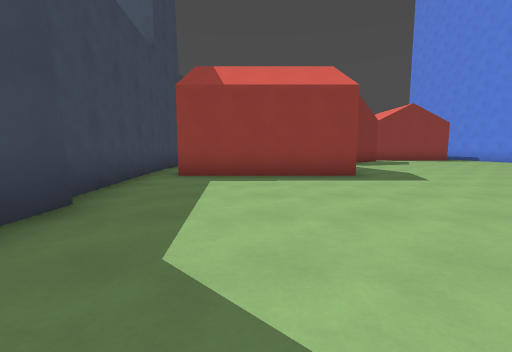
view 1 (above)

17 first-person views from a walk through a Godot game level. The camera is 1.2 m above the floor, tilts 6° down and sees 90° across. The floor is counted in squares, 2 m on a side. Each view is taken from the middle of a square. On the plan, view 1 faces up. The plan holds only what a view shows up to about 9 squares ahead; the rest is blank. The place goes on beyond the plan.

view 2
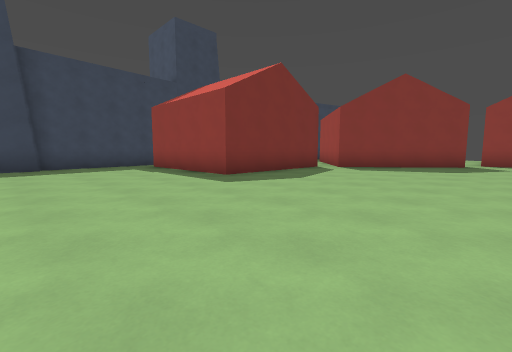

view 3
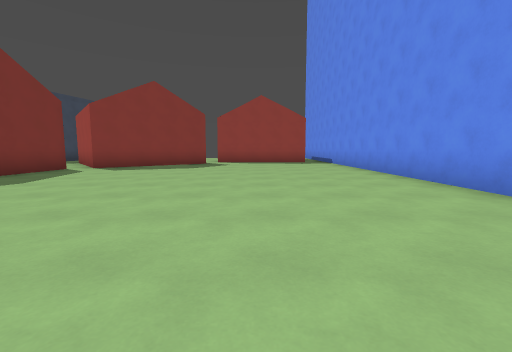

view 4
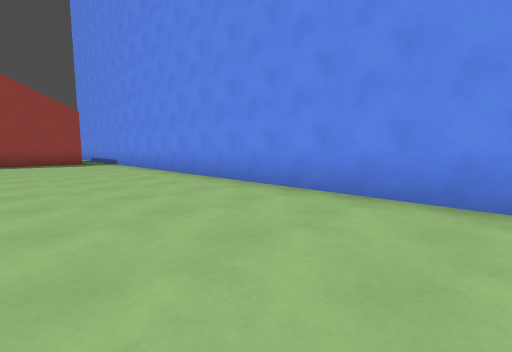

view 5
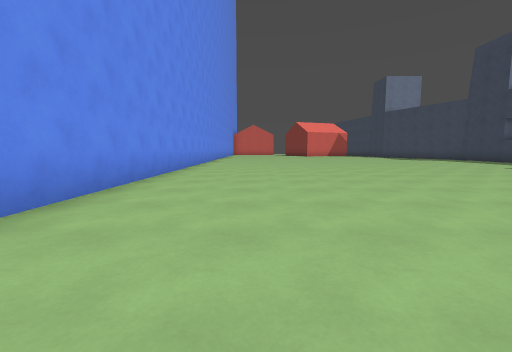

view 6
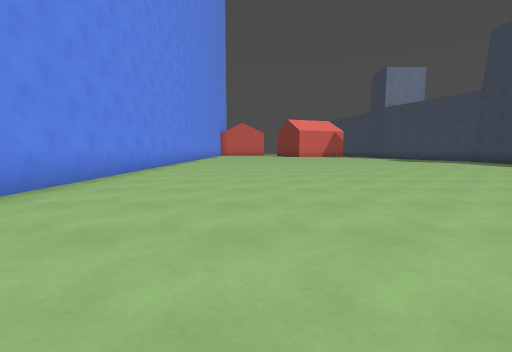

view 7
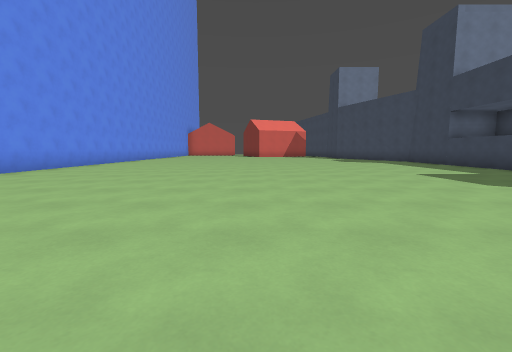

view 8
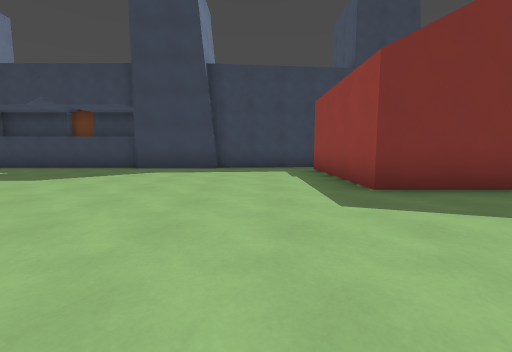

view 9
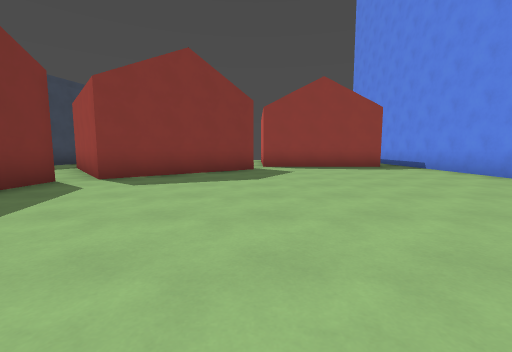

view 10
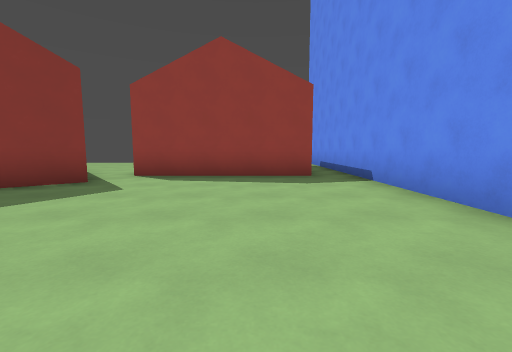

view 11
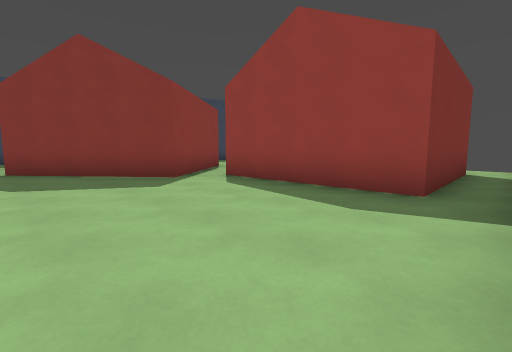

view 12
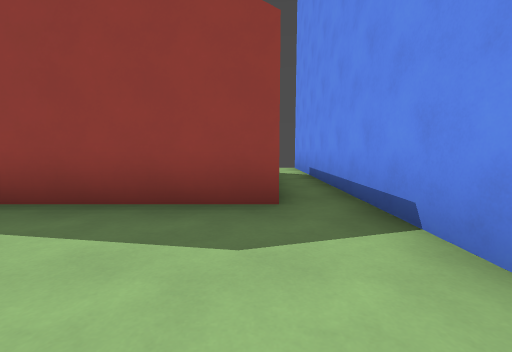

view 13
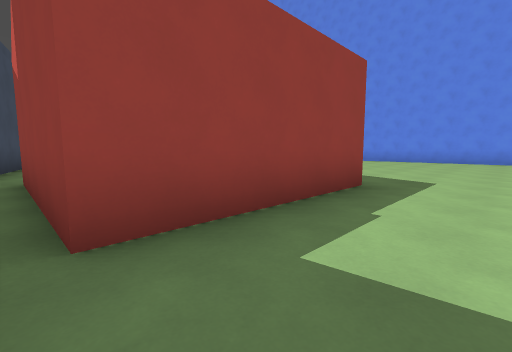

view 14
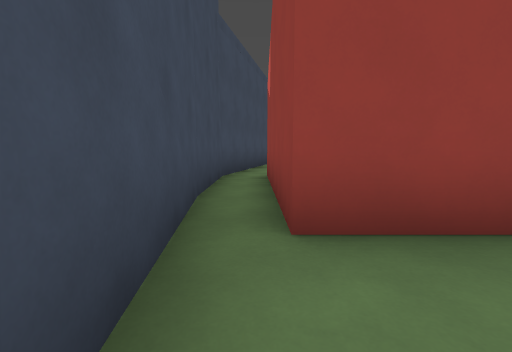

view 15
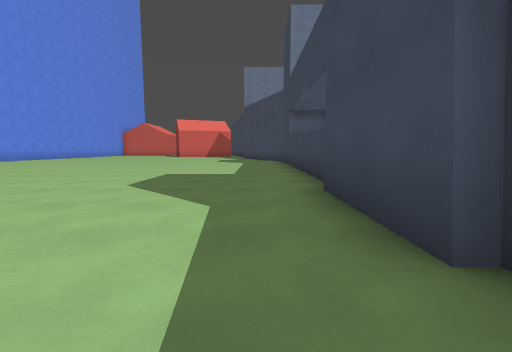

view 16
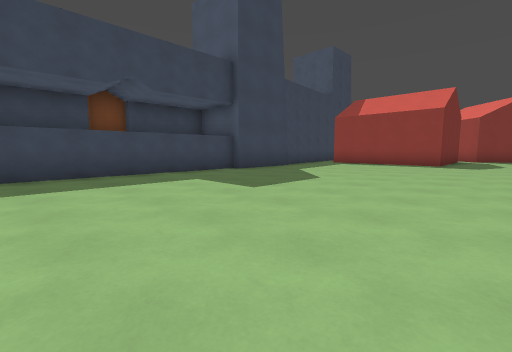

view 17
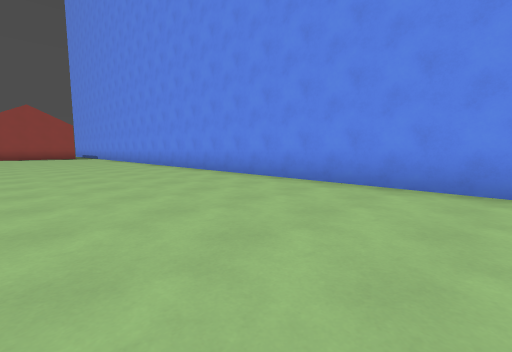

### Floor plan
Points are (right, up) in squares from view 1. A wall is a line through its corners. A room is listed if a view was taken in it or the views show most of it. See-through windows are left out.
Room 1 (views 1, 2, 3, 4, 5, 6, 7, 8, 9, 10, 11, 12, 13, 14, 15, 16, 17)
walls: (-2, 2.8) (-2, 0.2); (2.3, 9.8) (2.3, 5.7) (-1.7, 5.7) (-1.7, 9.8); (-2.2, 0.2) (-2.2, -5.1); (-2.8, 7.3) (-2.2, 2.7); (5.9, 12.6) (2.9, 10.1); (11.3, -5.1) (11.3, 17.5); (-2.7, 9.8) (-2.7, 7.2); (10.3, 17.8) (10.3, 13.8) (6.2, 13.8)
ways out: opening at (-2, 9); opening at (11, 17)

Positions as (right, up) in squares from view 1, and headings:
1: (0, 0), facing up
2: (7, 2), facing up-left
3: (8, 2), facing up
4: (8, 2), facing up-right
5: (9, 6), facing down
6: (8, 4), facing down
7: (5, 4), facing down
8: (6, 4), facing left
9: (6, 5), facing up
10: (9, 8), facing up
11: (11, 10), facing up-left
12: (10, 11), facing up
13: (-2, 4), facing up-right
14: (-2, 4), facing up
15: (-1, 4), facing down
16: (4, -5), facing up-left
17: (7, -5), facing up-right
